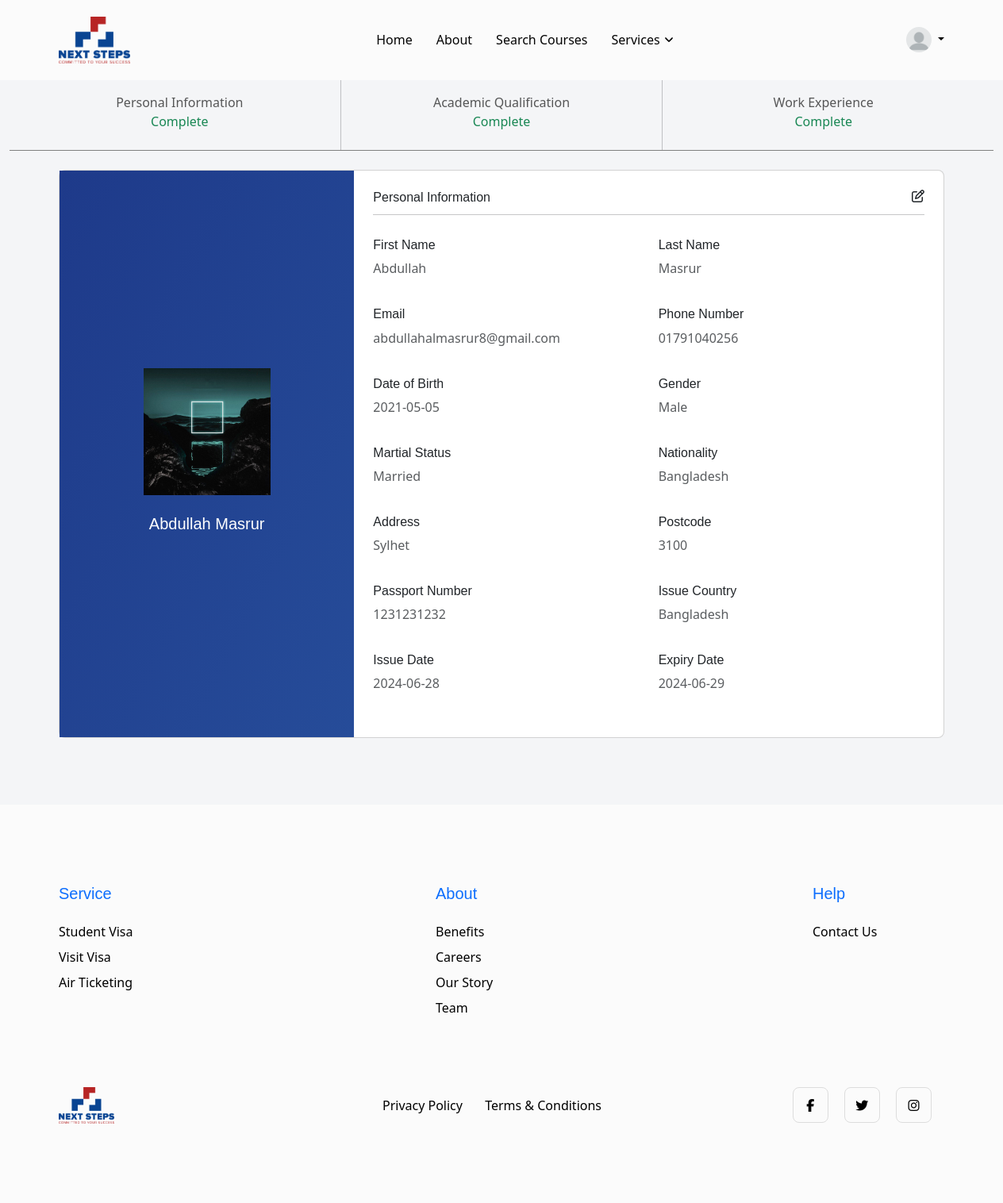
Screenshot of /profile.php (signed in) with the database file from the repository.
### tables this page shows
CREATE TABLE `users` (
  `id` int(255) NOT NULL,
  `firstname` varchar(255) NOT NULL,
  `lastname` varchar(255) NOT NULL,
  `password` varchar(255) NOT NULL,
  `email` varchar(255) NOT NULL,
  `phonenumber` varchar(255) NOT NULL,
  `verifytoken` varchar(255) NOT NULL,
  `verifystatus` int(255) NOT NULL,
  `dob` varchar(255) NOT NULL,
  `gender` varchar(255) NOT NULL,
  `marital` varchar(255) NOT NULL,
  `nation` varchar(255) NOT NULL,
  `address` varchar(255) NOT NULL,
  `postcode` varchar(255) NOT NULL,
  `passportnum` varchar(255) NOT NULL,
  `issuecountry` varchar(255) NOT NULL,
  `issuedate` varchar(255) NOT NULL,
  `expirydate` varchar(255) NOT NULL,
  `institutionname` varchar(255) NOT NULL,
  `studycountry` varchar(255) NOT NULL,
  `cgpa` varchar(255) NOT NULL,
  `qualification` varchar(255) NOT NULL,
  `startdate` varchar(255) NOT NULL,
  `enddate` varchar(255) NOT NULL,
  `language` varchar(255) NOT NULL,
  `eduaddress` varchar(255) NOT NULL,
  `companyname` varchar(255) NOT NULL,
  `jobtitle` varchar(255) NOT NULL,
  `jobstartdate` varchar(255) NOT NULL,
  `jobenddate` varchar(255) NOT NULL,
  `jobresponsibilities` varchar(255) NOT NULL,
  `createdOn` timestamp NOT NULL DEFAULT current_timestamp(),
  `assignedTo` varchar(255) NOT NULL DEFAULT 'None',
  `applied` int(255) NOT NULL,
  `profilePic` varchar(255) NOT NULL DEFAULT 'User Photos/blank-profile-picture.jpg'
);

### profile.php (the view, shortened to what this page needs)
<?php
include "connection.php";
if (isset($_SESSION['user'])) {
    $loggedInUser = mysqli_query($conn, "SELECT * FROM `users` WHERE email = '{$_SESSION['user']}'");
    $user = mysqli_fetch_assoc($loggedInUser);
}
?>
<!DOCTYPE html>
<html lang="en">
<head>
    <link rel="stylesheet" href="css/next.css">
    <link href="https://cdn.jsdelivr.net/npm/bootstrap@5.3.0/dist/css/bootstrap.min.css" rel="stylesheet"
>
    <link rel="stylesheet" href="https://cdnjs.cloudflare.com/ajax/libs/font-awesome/6.5.1/css/all.min.css">
    <link rel="stylesheet" href="https://cdnjs.cloudflare.com/ajax/libs/animate.css/4.1.1/animate.min.css" />
</head>
<body>
    <?php include "header.php"; ?>
    <div class="container-fluid">
        <section>
            <nav class="navbar navbar-expand-lg p-0" style="border-bottom: 1px solid grey;">
                <div class="container-fluid justify-content-center">
                    <ul class="navbar-nav justify-content-evenly w-100">
                        <li class="nav-item" style="flex: 1;">
                            <a class="nav-link text-center d-block pt-3" href="#pinfo">
                                Personal Information<br>
                                <p class="text-success">Complete</p>
                            </a>
                        </li>
                        <li class="nav-item" style="flex: 1;">
                            <a class="nav-link text-center d-block pt-3" href="#equalif">
                                Academic Qualification<br>
                                <p class="text-success">Complete</p>
                            </a>
                        </li>
                        <li class="nav-item" style="flex: 1;">
                            <a class="nav-link text-center d-block pt-3" href="#wexp">
                                Work Experience<br>
                                <p class="text-success">Complete</p>
                            </a>
                        </li>
                    </ul>
                </div>
            </nav>
        </section>
        <section class="vh-100">
            <div class="container h-100">
                <div class="mt-4 col col-lg-12">
                    <div class="card" id="pinfo" style="border-radius: .5rem;">
                        <form action="" method="POST">
                            <div class="row g-0">
                                <div class="col-md-4 gradient-custom text-center text-white d-flex justify-content-center align-items-center"
                                    style="height: auto;">
                                    <div>
                                        <img src="<?php echo $user['profilePic']; ?>" alt="Avatar"
                                            class="img-fluid mb-4" style="width: 10rem;" />
                                        <h5><?php echo $user['firstname'] . " " . $user['lastname']; ?></h5>
                                    </div>
                                </div>
                                <div class="col-md-8">
                                    <div class="card-body p-4">
                                        <div class="d-flex justify-content-between mb-1">
                                            <h6>Personal Information</h6>
                                            <i class="far fa-edit editData"></i>
                                        </div>
                                        <hr class="mt-0 mb-4">
                                        <div class="row pt-1">
                                            <div class="col-6 mb-3">
                                                <h6>First Name</h6>
                                                <p class="text-muted"><?php echo $user['firstname']; ?></p>
                                            </div>
                                            <div class="col-6 mb-3">
                                                <h6>Last Name</h6>
                                                <p class="text-muted"><?php echo $user['lastname']; ?></p>
                                            </div>
                                        </div>
                                        <div class="row pt-1">
                                            <div class="col-6 mb-3">
                                                <h6>Email</h6>
                                                <p class="text-muted"><?php echo $user['email']; ?></p>
                                            </div>
                                            <div class="col-6 mb-3">
                                                <h6>Phone Number</h6>
                                                <p class="text-muted"><?php echo $user['phonenumber']; ?></p>
                                            </div>
                                        </div>
                                        <div class="row pt-1">
                                            <div class="col-6 mb-3">
                                                <h6>Date of Birth</h6>
                                                <p class="text-muted"><?php echo $user['dob']; ?></p>
                                            </div>
                                            <div class="col-6 mb-3">
                                                <h6>Gender</h6>
                                                <p class="text-muted"><?php echo $user['gender']; ?></p>
                                            </div>
                                        </div>
                                        <div class="row pt-1">
                                            <div class="col-6 mb-3">
                                                <h6>Martial Status</h6>
                                                <p class="text-muted"><?php echo $user['marital']; ?></p>
                                            </div>
                                            <div class="col-6 mb-3">
                                                <h6>Nationality</h6>
                                                <p class="text-muted"><?php echo $user['nation']; ?></p>
                                            </div>
                                        </div>
                                        <div class="row pt-1">
                                            <div class="col-6 mb-3">
                                                <h6>Address</h6>
                                                <p class="text-muted"><?php echo $user['address']; ?></p>
                                            </div>
                                            <div class="col-6 mb-3">
                                                <h6>Postcode</h6>
                                                <p class="text-muted"><?php echo $user['postcode']; ?></p>
                                            </div>
                                        </div>
                                        <div class="row pt-1">
                                            <div class="col-6 mb-3">
                                                <h6>Passport Number</h6>
                                                <p class="text-muted"><?php echo $user['passportnum']; ?></p>
                                            </div>
                                            <div class="col-6 mb-3">
                                                <h6>Issue Country</h6>
                                                <p class="text-muted"><?php echo $user['issuecountry']; ?></p>
                                            </div>
                                        </div>
                                        <div class="row pt-1">
                                            <div class="col-6 mb-3">
                                                <h6>Issue Date</h6>
                                                <p class="text-muted"><?php echo $user['issuedate']; ?></p>
                                            </div>
                                            <div class="col-6 mb-3">
                                                <h6>Expiry Date</h6>
                                                <p class="text-muted"><?php echo $user['expirydate']; ?></p>
                                            </div>
                                        </div>
                                    </div>
                                </div>
                            </div>
                        </form>
                    </div>
                </div>
            </div>
        </section>
    </div>
    <?php include "footer.php"; ?>
</body>
</html>

### profile.php (style rules this page uses)
.gradient-custom { background: linear-gradient(to right bottom, rgba(30, 58, 138, 1), rgba(38, 76, 153, 1)); }
body { background-color: #f4f5f7; }
.nav-item { position: relative; }
.nav-link::before { content: ""; position: absolute; top: 0; left: 0; width: 100%; height: 100%; background: linear-gradient(to top left, rgba(30, 60, 100, 1), rgba(50, 80, 130, 1)); z-index: -1; transform: scaleX(0); transform-origin: bottom right; transition: transform 0.8s; }

### rows the page displays
users: profilePic (picture), firstname "Abdullah", lastname "Masrur", email "abdullahalmasrur8@gmail.com", phonenumber "01791040256", dob "2021-05-05", gender "Male", marital "Married", nation "Bangladesh", address "Sylhet", postcode "3100", passportnum "1231231232", issuecountry "Bangladesh", issuedate "2024-06-28", expirydate "2024-06-29"
